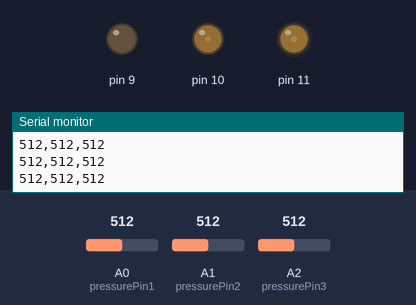
Bench run of a sketch on a simulated Arduino Uno, built with avr-gcc and run on an emulated ATmega328P. Shown: output pins drawn as LEDs (lit = HIGH), the last lines printed to the serial monitor. The inputs (shaded band) are chosen by the test bench; at power-on: A1 (pressurePin2) = 512, A0 (pressurePin1) = 512, A2 (pressurePin3) = 512.

Above: at 1.2 s.
1.3 s: A1 (pressurePin2) set to 306
4.3 s: A0 (pressurePin1) set to 256
7.3 s: A0 (pressurePin1) set to 226
At 7.63 s:
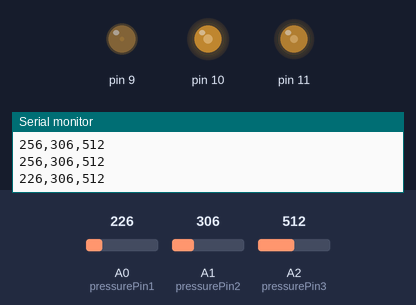
10.3 s: A2 (pressurePin3) set to 716
At 10.49 s:
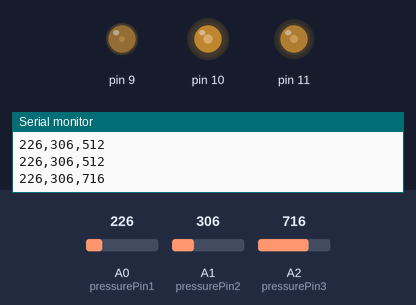
13.3 s: A1 (pressurePin2) set to 122
At 13.58 s:
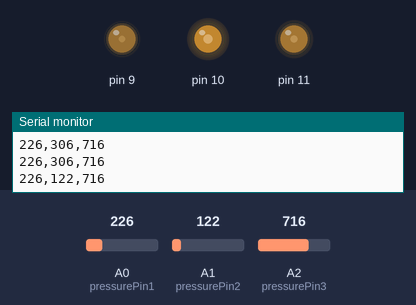
16.3 s: A2 (pressurePin3) set to 511
At 16.45 s:
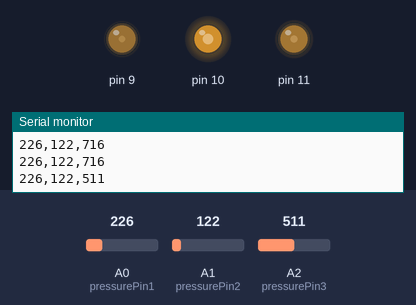
Timing chart, 0 to 21.8 s (numbered marks = the images above; inputs shaded):
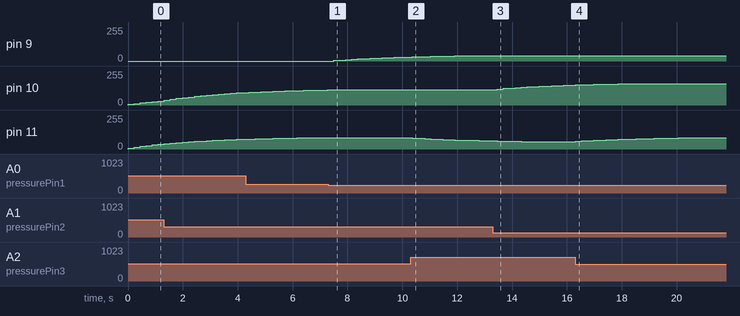

The sketch:

arduinoLink-Transmitter-wXBee-pressureResponse-Test.ino
```cpp
//Transmitter Code
#include <SoftwareSerial.h>
SoftwareSerial mainBoard(7, 6);

byte pressurePin1 = A0;
byte pressurePin2 = A1;
byte pressurePin3 = A2;
int pressureVal1 = 0;
int pressureVal2 = 0;
int pressureVal3 = 0;
String pressureValStr1 = "0000";
String pressureValStr2 = "0000";
String pressureValStr3 = "0000";

int strength1 = 0;
int targetStrength1 = 0;
int minPressure1 = 10;
int maxPressure1 = 300;
int threshold1 = 240;

int strength2 = 0;
int targetStrength2 = 0;
int minPressure2 = 10;
int maxPressure2 = 840;
int threshold2 = 750;

int strength3 = 0;
int targetStrength3 = 0;
int minPressure3 = 10;
int maxPressure3 = 990;
int threshold3 = 920;


void setup()
{
  Serial.begin(9600);
  mainBoard.begin(9600);
}


void loop()
{
  pressureVal1 = analogRead(pressurePin1);
  pressureValStr1 = fourDigitString(pressureVal1);
  pressureVal2 = analogRead(pressurePin2);
  pressureValStr2 = fourDigitString(pressureVal2);
  pressureVal3 = analogRead(pressurePin3);
  pressureValStr3 = fourDigitString(pressureVal3);

  targetStrength1 = map(pressureVal1, maxPressure1, minPressure1,
                        0, 200);
  if (pressureVal1 > threshold1) {
    targetStrength1 = 0;
  }

  targetStrength2 = map(pressureVal2, maxPressure2, minPressure2,
                        0, 200);
  if (pressureVal2 > threshold2) {
    targetStrength2 = 0;
  }

  targetStrength3 = map(pressureVal3, maxPressure3, minPressure3,
                        0, 200);
  if (pressureVal3 > threshold3) {
    targetStrength3 = 0;
  }

  strength1 = strength1 - (strength1 - targetStrength1) * 0.08;
  strength2 = strength2 - (strength2 - targetStrength2) * 0.08;
  strength3 = strength3 - (strength3 - targetStrength3) * 0.08;


  Serial.print(pressureVal1);
  Serial.print(',');
  Serial.print(pressureVal2);
  Serial.print(',');
  Serial.println(pressureVal3);

  analogWrite(9, strength1);
  analogWrite(10, strength2);
  analogWrite(11, strength3);


  //  Serial.print(pressureValStr1); //print to local screen for debug
  //  Serial.print(',');
  //  Serial.println(pressureValStr2);
  mainBoard.print('$');
  mainBoard.print(pressureValStr1);
  mainBoard.print(',');
  mainBoard.print(pressureValStr2);
  mainBoard.print(',');
  mainBoard.print(pressureValStr3);
  mainBoard.println('#');

  delay(200);
}

String fourDigitString(int val) {
  String stringValue = "0000";

  if (val < 10) {
    stringValue = "000" + String(val);
  }
  else if (val > 9 && val < 100) {
    stringValue = "00" + String(val);
  }
  else if (val > 99 && val < 1000) {
    stringValue = "0" + String(val);
  }
  else {
    stringValue = String(val);
  }

  return stringValue;
}
```

Measured:
- the behaviour switches between 241 and 240 on A0 (pressurePin1) (found by bisection; images 0 and 1)
- after the input at 7.3 s, pin 9: moves from 0/255 to 30/255 over 2.6 s, starting after 0.20 s
- after the input at 10.3 s, pin 11: moves from 85/255 to 61/255 over 2.9 s, starting after 0.07 s
- after the input at 13.3 s, pin 10: moves from 116/255 to 150/255 over 2.6 s, starting after 0.16 s
- after the input at 16.3 s, pin 11: moves from 55/255 to 85/255 over 4.2 s, starting at once
